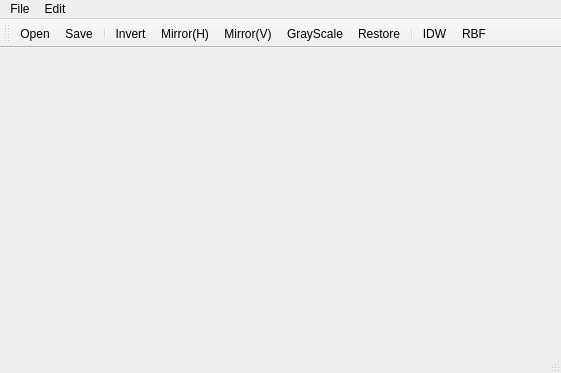
<?xml version="1.0" encoding="UTF-8"?>
<ui version="4.0">
 <class>MainWindow</class>
 <widget class="QMainWindow" name="MainWindow">
  <property name="geometry">
   <rect>
    <x>0</x>
    <y>0</y>
    <width>561</width>
    <height>373</height>
   </rect>
  </property>
  <property name="windowTitle">
   <string>MainWindow</string>
  </property>
  <widget class="QWidget" name="centralWidget"/>
  <widget class="QMenuBar" name="menuBar">
   <property name="geometry">
    <rect>
     <x>0</x>
     <y>0</y>
     <width>561</width>
     <height>19</height>
    </rect>
   </property>
   <widget class="QMenu" name="menuFile">
    <property name="title">
     <string>File</string>
    </property>
    <addaction name="actionOpen"/>
    <addaction name="actionSave"/>
   </widget>
   <widget class="QMenu" name="menuEdit">
    <property name="title">
     <string>Edit</string>
    </property>
    <addaction name="actionInvert"/>
    <addaction name="actionMirror_H"/>
    <addaction name="actionMirror_V"/>
    <addaction name="actionGrayScale"/>
    <addaction name="actionRestore"/>
    <addaction name="actionIDW"/>
    <addaction name="actionRBF"/>
   </widget>
   <addaction name="menuFile"/>
   <addaction name="menuEdit"/>
  </widget>
  <widget class="QToolBar" name="mainToolBar">
   <attribute name="toolBarArea">
    <enum>TopToolBarArea</enum>
   </attribute>
   <attribute name="toolBarBreak">
    <bool>false</bool>
   </attribute>
   <addaction name="actionOpen"/>
   <addaction name="actionSave"/>
   <addaction name="separator"/>
   <addaction name="actionInvert"/>
   <addaction name="actionMirror_H"/>
   <addaction name="actionMirror_V"/>
   <addaction name="actionGrayScale"/>
   <addaction name="actionRestore"/>
   <addaction name="separator"/>
   <addaction name="actionIDW"/>
   <addaction name="actionRBF"/>
  </widget>
  <widget class="QStatusBar" name="statusBar"/>
  <action name="actionOpen">
   <property name="text">
    <string>Open</string>
   </property>
  </action>
  <action name="actionSave">
   <property name="text">
    <string>Save</string>
   </property>
  </action>
  <action name="actionInvert">
   <property name="text">
    <string>Invert</string>
   </property>
  </action>
  <action name="actionGrayScale">
   <property name="text">
    <string>GrayScale</string>
   </property>
  </action>
  <action name="actionRestore">
   <property name="text">
    <string>Restore</string>
   </property>
  </action>
  <action name="actionMirror_H">
   <property name="text">
    <string>Mirror(H)</string>
   </property>
  </action>
  <action name="actionMirror_V">
   <property name="text">
    <string>Mirror(V)</string>
   </property>
  </action>
  <action name="actionIDW">
   <property name="text">
    <string>IDW</string>
   </property>
  </action>
  <action name="actionRBF">
   <property name="text">
    <string>RBF</string>
   </property>
  </action>
 </widget>
 <layoutdefault spacing="6" margin="11"/>
 <resources/>
 <connections/>
</ui>
